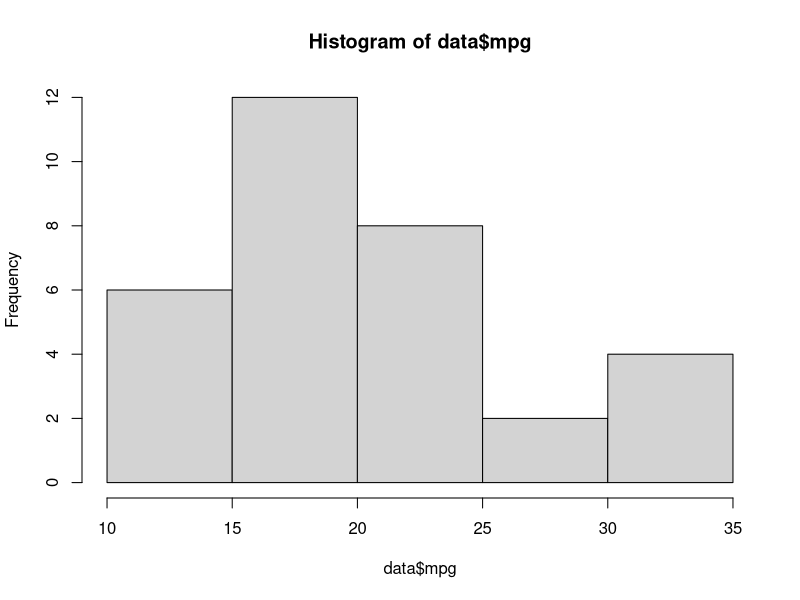
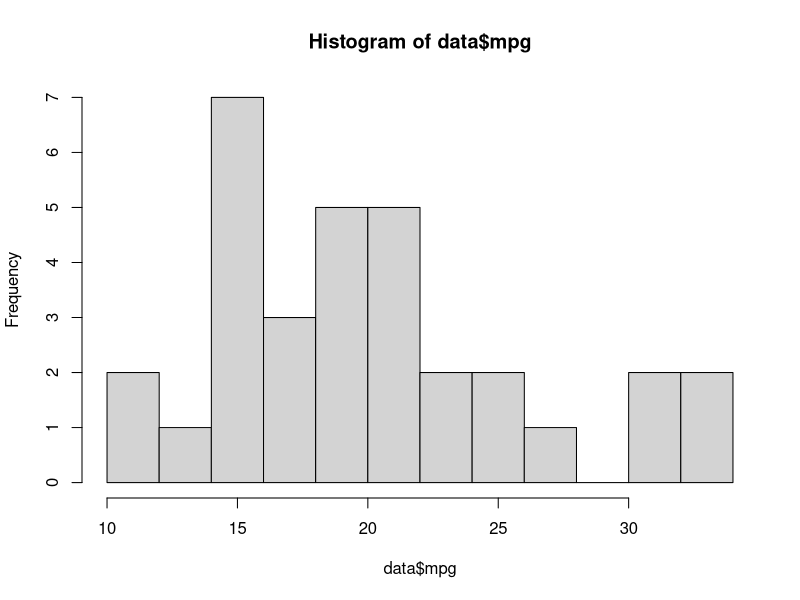
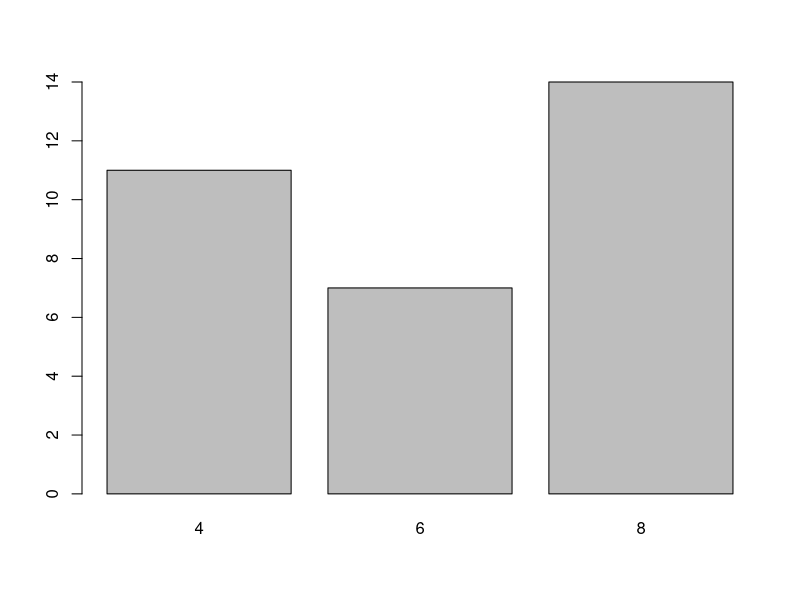
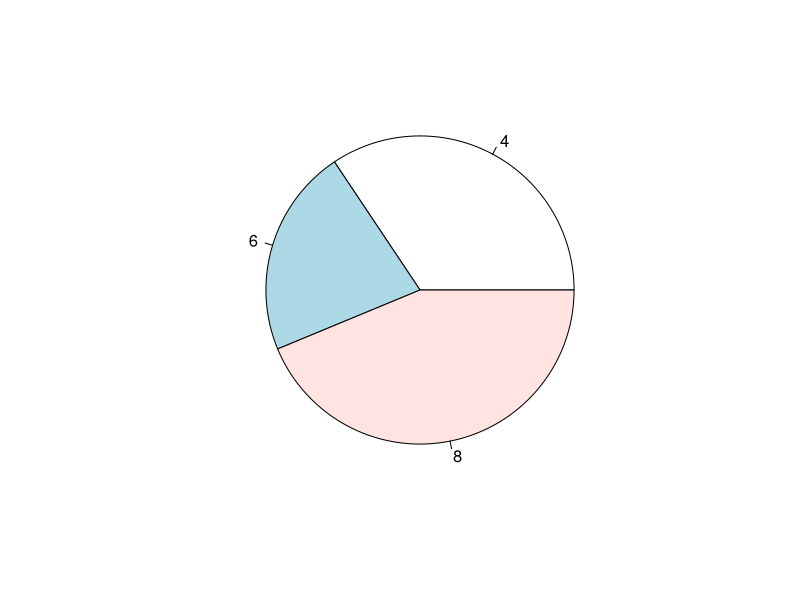

Generate these figures, in order, with R:
#Codigo para problema 2

#tabla de frecuencias

data <- mtcars
data

#discretas
x <- data$cyl
ni <- table(x)
fi <- ni/length(x)
Ni <- cumsum(ni)
Fi <- cumsum(fi)
cbind(ni, fi, Ni, Fi)


#continuos
x <- data$mpg
bins <- cut(x, 10)

ni <- table(bins)
fi <- ni/length(bins)
Ni <- cumsum(ni)
Fi <- cumsum(fi)
cbind(ni, fi, Ni, Fi)

#histogram: continuas
hist(data$mpg)
hist(data$mpg, breaks = 10)

#barplot : discretas
ni <- table(data$cyl)
barplot(ni)

#pie : discretas
fi <- ni/length(data$cyl)
pie(fi)

